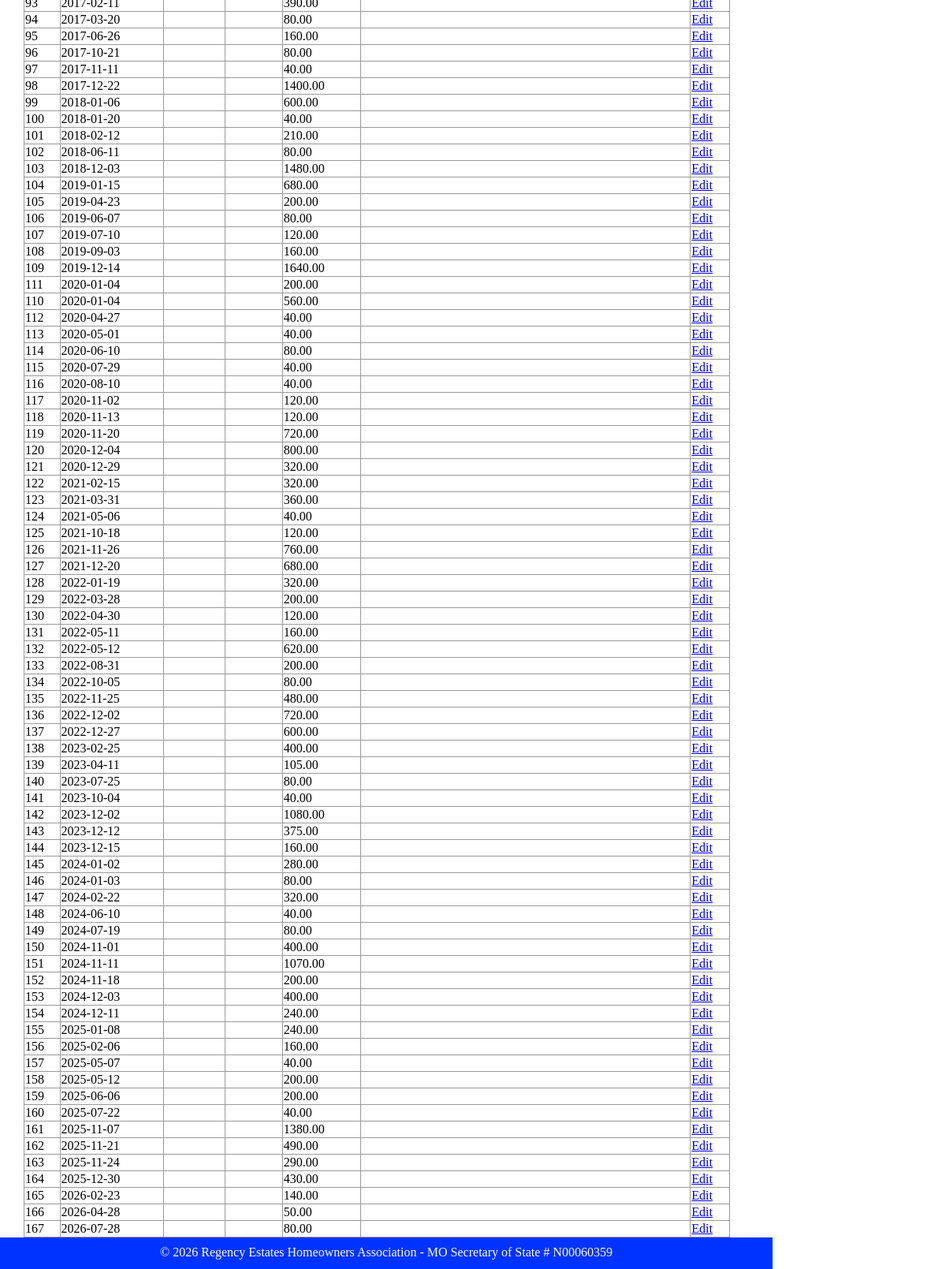
Page /html/public/staff/deposits/index.php (lower part) on the earlier database version.
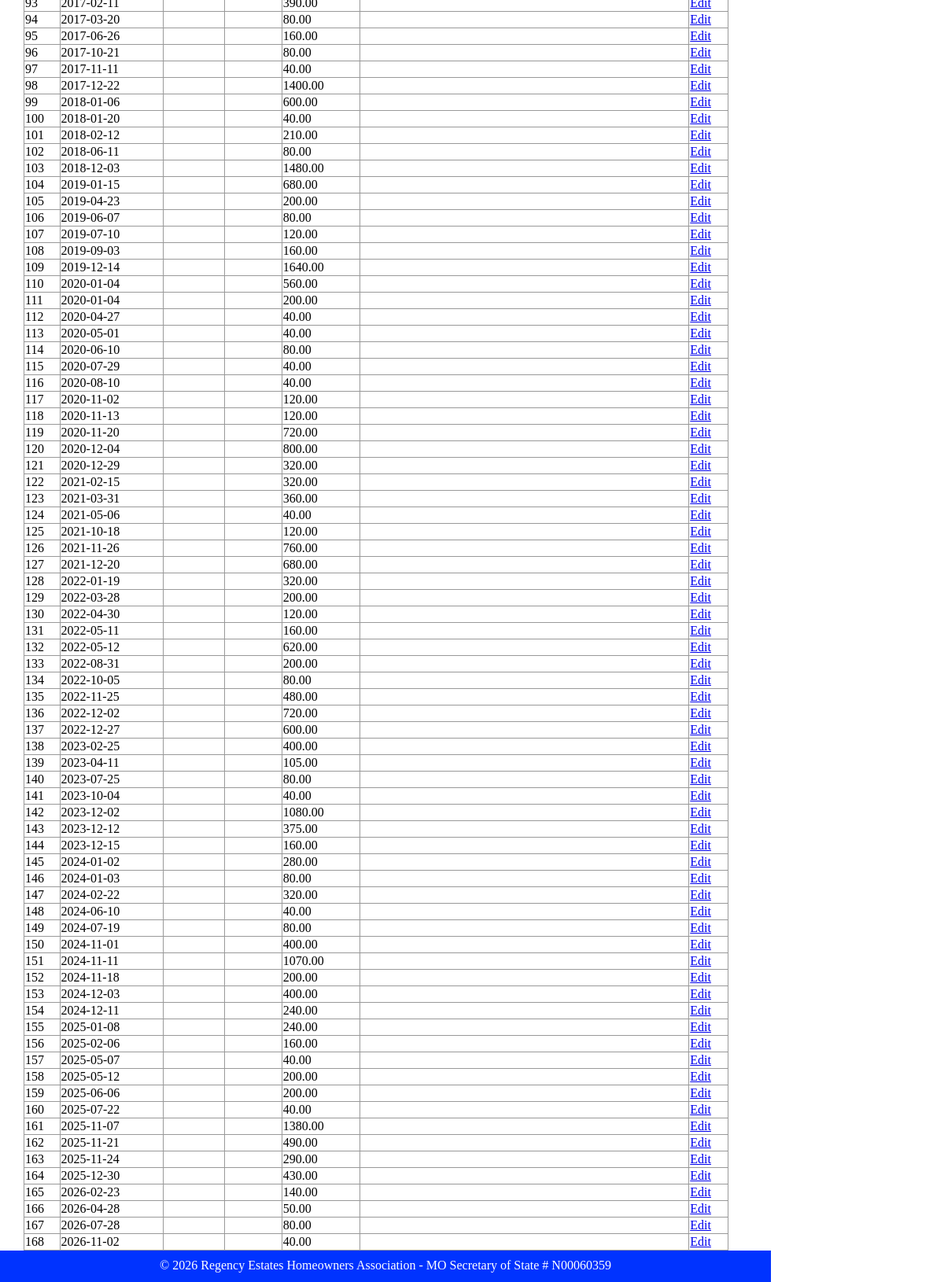
Same page on the later database version.
### tables this page shows
CREATE TABLE `deposit` (
  `id` int(11) NOT NULL,
  `fk_cat_id` int(11) DEFAULT NULL,
  `dt` date DEFAULT NULL,
  `is_reconciled` tinyint(1) DEFAULT NULL,
  `amount` decimal(10,2) DEFAULT NULL,
  `note` varchar(50) DEFAULT NULL,
  `ck_no` int(11) DEFAULT NULL,
  `payee` varchar(50) DEFAULT NULL,
  PRIMARY KEY (`id`),
  KEY `fk_cat_id` (`fk_cat_id`),
  CONSTRAINT `deposit_ibfk_1` FOREIGN KEY (`fk_cat_id`) REFERENCES `category` (`id`)
);

### html/private/query_functions.php (called while the page is built, shortened)
<?php
  function find_all_deposits() {
    global $db;
    $sql = "SELECT * FROM deposit ORDER BY dt";
    $result = mysqli_query($db, $sql);
    return $result;
  }
?>

### html/private/functions.php (called while the page is built, shortened)
<?php
function url_for($script_path)
{
    if ($script_path[0] != '/')
    {
        $script_path = "/" . $script_path;
    }
    return WWW_ROOT . $script_path;
}
function htmlsc($string = "")
{
    return htmlspecialchars($string);
}
?>

### html/public/staff/deposits/index.php (the view, shortened to what this page needs)
<?php $subject_set = find_all_deposits(); ?>
<?php include(SHARED_PATH . '/header.php'); ?>
    <div id="content">
        <div id="regency-menu">
            <table class="list">
                <?php while($subject = mysqli_fetch_assoc($subject_set)) { ?>
                    <tr>
                        <td><?php echo htmlsc($subject['id']); ?></td>
                        <td><?php echo htmlsc($subject['dt']); ?></td>
                        <td><?php echo htmlsc($subject['ck_no']); ?></td>
                        <td><?php echo htmlsc($subject['payee']); ?></td>
                        <td><?php echo htmlsc($subject['amount']); ?></td>
                        <td><?php echo htmlsc($subject['note']); ?></td>
                        <td><a class="action" href="<?php echo url_for('/staff/subjects/show.php?id=' . htmlsc(urlencode($subject['id']))); ?>">Edit</a></td>
                    </tr>
                <?php } ?>
            </table>
        </div>
    </div>
<?php include(SHARED_PATH . '/footer.php'); ?>

Differences in the rows shown:
shown differently, row unchanged: deposit id 110: moves up the list
added deposit: id "168", dt "2026-11-02", amount "40.00"
